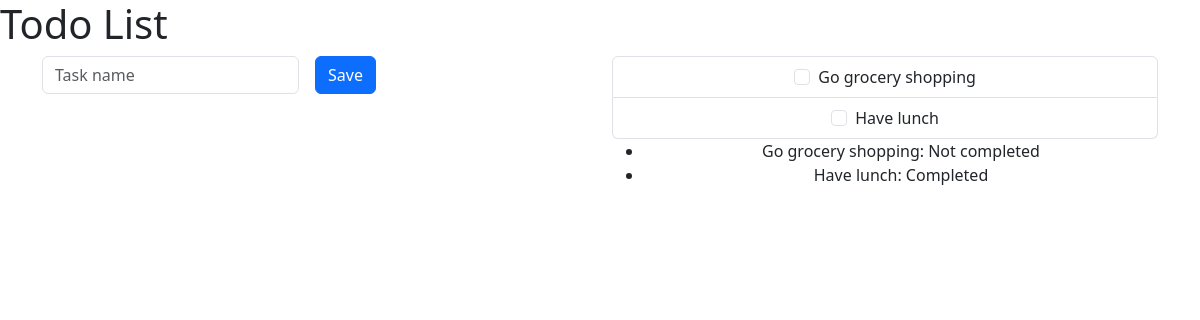
Page /todos/ on the earlier database version.
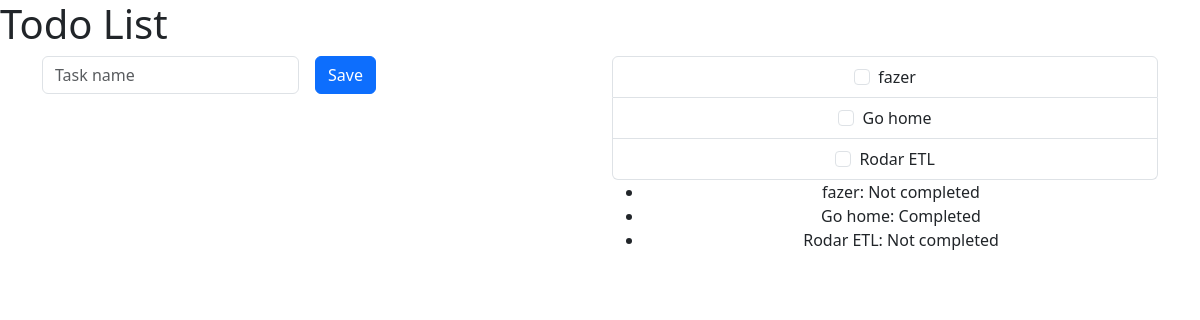
Same page on the later database version.
### myapp/models.py (models this page shows)
class TodoItem(models.Model):
    title = models.CharField(max_length=200)
    completed = models.BooleanField(default=False)

### myapp/views.py (the view)
# urls.py: path("todos/", views.todos, name="todos"),
def todos(request):
    items = TodoItem.objects.all()
    return render(request, "todos.html", {"todos": items})

### myapp/templates/todos.html (shortened to what this page needs)
<!DOCTYPE html>
<html lang="pt-BR">
<head>
    <link href="https://cdn.jsdelivr.net/npm/bootstrap@5.3.8/dist/css/bootstrap.min.css" rel="stylesheet"
>
</head>
<body>
    <h1>Todo List</h1>
    <div class="container text-center">
        <div class="row">
            <div class="col">
                <form class="row g-3">
                    <div class="col-auto">
                        <input type="text" class="form-control" id="task" placeholder="Task name">
                    </div>
                    <div class="col-auto">
                        <button type="submit" class="btn btn-primary mb-3">Save</button>
                    </div>
                </form>
            </div>
            <div class="col">
                <ul class="list-group">
                    {% for todo in todos %}
                    <li class="list-group-item">
                        <input class="form-check-input me-1" type="checkbox" value="" id="{{ todo.id }}" {% if todo.checked %}checked{% endif %}>
                        <label class="form-check-label {% if item.checked %}checked-text{% endif %}" for="{{ todo.id }}">{{todo.title}}</label>
                    </li>
                    {% endfor %}
                </ul>
                <ul>
                    {% for todo in todos %}
                    <li>
                        {{todo.title}}: {% if todo.completed %}Completed{% else %}Not completed{% endif %}
                    </li>
                    {% endfor %}
                </ul>
            </div>
        </div>
    </div>
</body>
</html>

Differences in the rows shown:
changed TodoItem: title "Go grocery shopping" → "fazer"
changed TodoItem: title "Have lunch" → "Go home"
added TodoItem: title "Rodar ETL", completed "Not completed"
